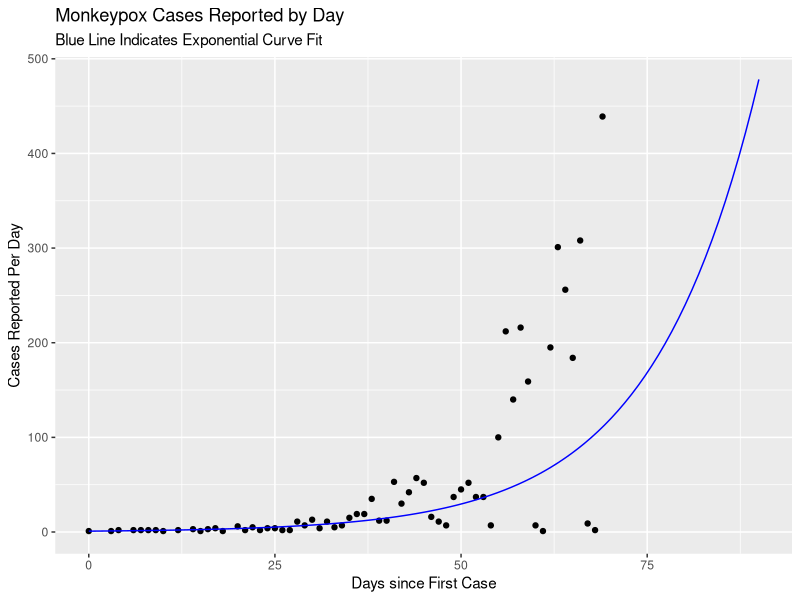

R code for this plot:
library(tidyverse)
library(lubridate)

cases_by_day <- read_csv("U.S. Monkeypox Case Trends Reported to CDC.csv") %>%
  mutate(`Epi-date` = mdy(`Epi-date`)) %>%
  mutate(days = (`Epi-date` - min(`Epi-date`)) %>%
  as.numeric())%>%
  filter(Cases != 0)

model <- lm(log(Cases) ~ days, data = cases_by_day)

lm_coef <- coef(model)

#What will the number of cases be on day 365
cases_365 <- exp(lm_coef[1])*exp(lm_coef[2]*365)

paste(
  glue::glue(
    "
    In just one year, we'll have {cases_365} cases per day! That's {round(cases_365/7000000000,2)} cases for every person on earth!
    "
  )
)

days_func <- function(days) {exp(lm_coef[1])*exp(lm_coef[2]*days )}

ggplot(data = cases_by_day)+
  geom_point(aes(x=days,y=Cases)) + 
  stat_function(fun = days_func,
                color = "blue")+
  xlim(0,90)+
  xlab("Days since First Case")+
  ylab("Cases Reported Per Day")+
  labs(title = "Monkeypox Cases Reported by Day",
       subtitle = "Blue Line Indicates Exponential Curve Fit")

